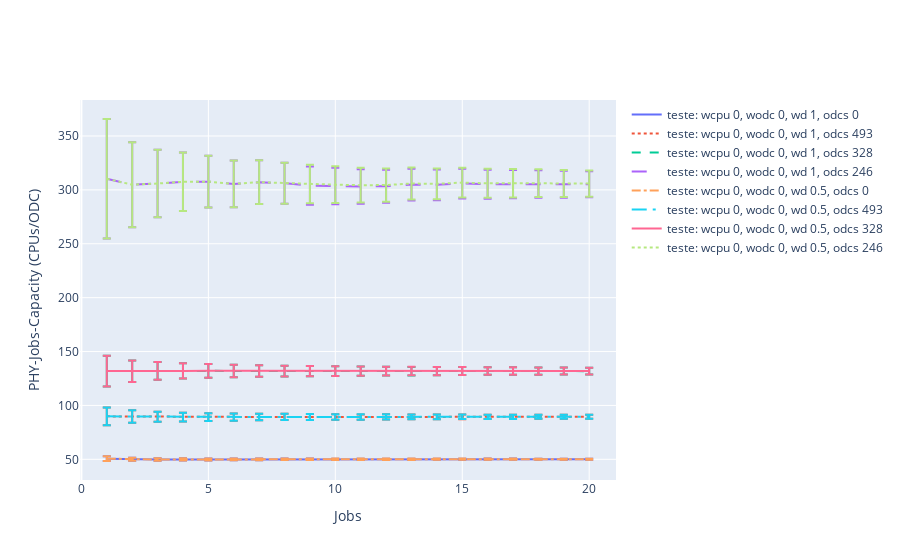
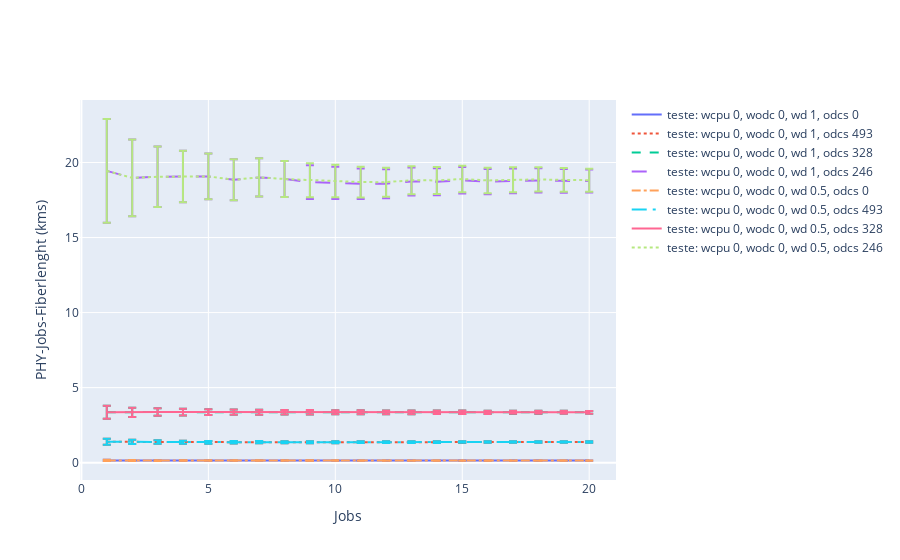

The notebook cell these images were saved under, in order:
### Code cell
#Windows:
#%cd $opath\ScriptsPlot
#%run ConvergencePlot -f "NrMmtc_SimPerScriptCampaign_UlTdd_Prbs96_ueNumScenario84.yaml" -p $opath\results_cluster_NrMmtc_SimPerScriptCampaign_UlTdd_Prbs96_ueNumScenario84_Lambda

#Linux:
%run ConvergencePlot -j "20" -f "Placement_SaoPaulo_Case_1_2_cluster.yaml" -p '/home/oai-ufrn/Repositories/open_ran_datacenter_placement/Results/results_Placement_SaoPaulo_Case_1_2_cluster_odcs/'

### Figure 1 — Plotly figure (JSON) as saved in the notebook; plotly's stock layout.template omitted (floating-point values rounded to 4 significant figures)
{"data": [{"error_y": {"array": [2.185, 1.469, 1.174, 1.024, 0.9134, 0.8411, 0.7902, 0.7413, 0.6913, 0.6635, 0.6317, 0.6092, 0.5848, 0.5687, 0.5506, 0.5327, 0.5196, 0.5034, 0.4888, 0.4751], "type": "data", "visible": true}, "line": {"dash": "solid"}, "marker": {"symbol": [0, 1]}, "name": "teste: wcpu 0, wodc 0, wd 1, odcs 0", "type": "scatter", "x": [1, 2, 3, 4, 5, 6, 7, 8, 9, 10, 11, 12, 13, 14, 15, 16, 17, 18, 19, 20], "y": [50.63, 50.04, 49.79, 49.91, 49.88, 49.97, 50.01, 50.03, 49.97, 49.98, 49.98, 50.02, 50.02, 50.06, 50.09, 50.13, 50.16, 50.1, 50.08, 50.09]}, {"error_y": {"array": [8.186, 5.778, 4.722, 4.07, 3.632, 3.337, 3.086, 2.889, 2.721, 2.579, 2.463, 2.362, 2.267, 2.184, 2.11, 2.044, 1.985, 1.93, 1.881, 1.832], "type": "data", "visible": true}, "line": {"dash": "dot"}, "marker": {"symbol": [0, 2]}, "name": "teste: wcpu 0, wodc 0, wd 1, odcs 493", "type": "scatter", "x": [1, 2, 3, 4, 5, 6, 7, 8, 9, 10, 11, 12, 13, 14, 15, 16, 17, 18, 19, 20], "y": [89.86, 89.68, 89.49, 89.17, 89.12, 89.21, 89.28, 89.28, 89.22, 89.21, 89.24, 89.35, 89.35, 89.36, 89.39, 89.4, 89.42, 89.49, 89.51, 89.5]}, {"error_y": {"array": [14.28, 10.05, 8.23, 7.116, 6.361, 5.803, 5.368, 5.019, 4.73, 4.486, 4.276, 4.093, 3.932, 3.79, 3.665, 3.548, 3.442, 3.344, 3.254, 3.171], "type": "data", "visible": true}, "line": {"dash": "dash"}, "marker": {"symbol": [0, 3]}, "name": "teste: wcpu 0, wodc 0, wd 1, odcs 328", "type": "scatter", "x": [1, 2, 3, 4, 5, 6, 7, 8, 9, 10, 11, 12, 13, 14, 15, 16, 17, 18, 19, 20], "y": [131.9, 131.7, 132.0, 132.0, 132.1, 132.0, 132.0, 131.9, 131.9, 131.9, 131.9, 131.8, 131.8, 131.9, 131.9, 131.9, 131.9, 131.9, 131.8, 131.8]}, {"error_y": {"array": [55.46, 39.45, 31.36, 27.08, 24.12, 21.75, 20.23, 18.99, 17.78, 16.88, 16.03, 15.28, 14.75, 14.2, 13.81, 13.4, 13.1, 12.76, 12.44, 12.13], "type": "data", "visible": true}, "line": {"dash": "longdash"}, "marker": {"symbol": [0, 4]}, "name": "teste: wcpu 0, wodc 0, wd 1, odcs 246", "type": "scatter", "x": [1, 2, 3, 4, 5, 6, 7, 8, 9, 10, 11, 12, 13, 14, 15, 16, 17, 18, 19, 20], "y": [310.3, 304.8, 305.9, 307.6, 307.7, 305.6, 307.2, 306.2, 304.0, 303.5, 303.2, 303.4, 304.9, 304.7, 305.9, 305.2, 305.4, 305.6, 305.2, 305.3]}, {"error_y": {"array": [2.185, 1.469, 1.174, 1.024, 0.9134, 0.8411, 0.7902, 0.7413, 0.707, 0.6768, 0.6432, 0.6193, 0.5938, 0.5766, 0.5578, 0.5392, 0.5256, 0.5089, 0.4939, 0.4797], "type": "data", "visible": true}, "line": {"dash": "dashdot"}, "marker": {"symbol": [0, 5]}, "name": "teste: wcpu 0, wodc 0, wd 0.5, odcs 0", "type": "scatter", "x": [1, 2, 3, 4, 5, 6, 7, 8, 9, 10, 11, 12, 13, 14, 15, 16, 17, 18, 19, 20], "y": [50.63, 50.04, 49.79, 49.91, 49.88, 49.97, 50.01, 50.03, 50.03, 50.03, 50.03, 50.07, 50.07, 50.11, 50.13, 50.16, 50.19, 50.13, 50.11, 50.12]}, {"error_y": {"array": [8.186, 5.778, 4.722, 4.07, 3.632, 3.337, 3.086, 2.889, 2.721, 2.58, 2.463, 2.362, 2.268, 2.184, 2.11, 2.044, 1.985, 1.931, 1.881, 1.832], "type": "data", "visible": true}, "line": {"dash": "longdashdot"}, "marker": {"symbol": [0, 1]}, "name": "teste: wcpu 0, wodc 0, wd 0.5, odcs 493", "type": "scatter", "x": [1, 2, 3, 4, 5, 6, 7, 8, 9, 10, 11, 12, 13, 14, 15, 16, 17, 18, 19, 20], "y": [89.86, 89.68, 89.49, 89.17, 89.12, 89.21, 89.28, 89.28, 89.26, 89.25, 89.27, 89.38, 89.38, 89.38, 89.42, 89.42, 89.45, 89.51, 89.53, 89.52]}, {"error_y": {"array": [14.28, 10.05, 8.23, 7.116, 6.361, 5.803, 5.368, 5.019, 4.73, 4.487, 4.277, 4.094, 3.932, 3.79, 3.665, 3.549, 3.442, 3.344, 3.255, 3.172], "type": "data", "visible": true}, "line": {"dash": "solid"}, "marker": {"symbol": [0, 2]}, "name": "teste: wcpu 0, wodc 0, wd 0.5, odcs 328", "type": "scatter", "x": [1, 2, 3, 4, 5, 6, 7, 8, 9, 10, 11, 12, 13, 14, 15, 16, 17, 18, 19, 20], "y": [131.9, 131.7, 132.0, 132.0, 132.1, 132.0, 132.0, 131.9, 131.9, 131.9, 131.9, 131.9, 131.8, 131.9, 131.9, 131.9, 131.9, 131.9, 131.9, 131.8]}, {"error_y": {"array": [55.46, 39.45, 31.36, 27.08, 24.12, 21.75, 20.23, 18.99, 17.91, 16.99, 16.13, 15.37, 14.82, 14.26, 13.87, 13.45, 13.15, 12.81, 12.48, 12.17], "type": "data", "visible": true}, "line": {"dash": "dot"}, "marker": {"symbol": [0, 3]}, "name": "teste: wcpu 0, wodc 0, wd 0.5, odcs 246", "type": "scatter", "x": [1, 2, 3, 4, 5, 6, 7, 8, 9, 10, 11, 12, 13, 14, 15, 16, 17, 18, 19, 20], "y": [310.3, 304.8, 305.9, 307.6, 307.7, 305.6, 307.2, 306.2, 305.4, 304.8, 304.3, 304.5, 305.9, 305.6, 306.8, 306.1, 306.2, 306.3, 305.9, 305.9]}], "layout": {"autosize": true, "legend": {"traceorder": "normal"}, "xaxis": {"autorange": true, "range": [-0.05556, 21.06], "title": {"text": "Jobs"}, "type": "linear"}, "yaxis": {"autorange": true, "domain": [0, 1], "range": [30.81, 383.4], "title": {"text": "PHY-Jobs-Capacity (CPUs/ODC)"}, "type": "linear"}}}

### Figure 2 — Plotly figure (JSON) as saved in the notebook; plotly's stock layout.template omitted (floating-point values rounded to 4 significant figures)
{"data": [{"error_y": {"array": [0.04069, 0.02841, 0.02222, 0.01918, 0.01735, 0.01601, 0.01485, 0.0139, 0.01307, 0.01234, 0.01174, 0.01127, 0.01082, 0.01045, 0.01013, 0.009775, 0.009497, 0.009153, 0.00891, 0.008681], "type": "data", "visible": true}, "line": {"dash": "solid"}, "marker": {"symbol": [0, 1]}, "name": "teste: wcpu 0, wodc 0, wd 1, odcs 0", "type": "scatter", "x": [1, 2, 3, 4, 5, 6, 7, 8, 9, 10, 11, 12, 13, 14, 15, 16, 17, 18, 19, 20], "y": [0.1537, 0.1468, 0.1401, 0.1406, 0.1401, 0.142, 0.1429, 0.1433, 0.1425, 0.1421, 0.1417, 0.142, 0.1414, 0.1424, 0.1431, 0.1429, 0.1435, 0.142, 0.1418, 0.1417]}, {"error_y": {"array": [0.1996, 0.1413, 0.1149, 0.09874, 0.08811, 0.0809, 0.0748, 0.06996, 0.06594, 0.06262, 0.05979, 0.05743, 0.05516, 0.0532, 0.05142, 0.04975, 0.04838, 0.04703, 0.04591, 0.04471], "type": "data", "visible": true}, "line": {"dash": "dot"}, "marker": {"symbol": [0, 2]}, "name": "teste: wcpu 0, wodc 0, wd 1, odcs 493", "type": "scatter", "x": [1, 2, 3, 4, 5, 6, 7, 8, 9, 10, 11, 12, 13, 14, 15, 16, 17, 18, 19, 20], "y": [1.393, 1.382, 1.373, 1.359, 1.357, 1.362, 1.364, 1.365, 1.362, 1.363, 1.364, 1.369, 1.369, 1.37, 1.371, 1.371, 1.373, 1.375, 1.376, 1.376]}, {"error_y": {"array": [0.4397, 0.308, 0.2538, 0.2189, 0.1956, 0.1782, 0.1647, 0.1539, 0.1449, 0.1375, 0.131, 0.1253, 0.1204, 0.116, 0.1123, 0.1087, 0.1054, 0.1024, 0.09966, 0.0971], "type": "data", "visible": true}, "line": {"dash": "dash"}, "marker": {"symbol": [0, 3]}, "name": "teste: wcpu 0, wodc 0, wd 1, odcs 328", "type": "scatter", "x": [1, 2, 3, 4, 5, 6, 7, 8, 9, 10, 11, 12, 13, 14, 15, 16, 17, 18, 19, 20], "y": [3.361, 3.347, 3.375, 3.369, 3.371, 3.367, 3.362, 3.359, 3.356, 3.357, 3.357, 3.355, 3.353, 3.356, 3.358, 3.357, 3.356, 3.355, 3.354, 3.353]}, {"error_y": {"array": [3.458, 2.559, 2.011, 1.711, 1.525, 1.361, 1.266, 1.195, 1.123, 1.07, 1.015, 0.9634, 0.9303, 0.8953, 0.875, 0.8443, 0.8267, 0.8038, 0.7849, 0.7677], "type": "data", "visible": true}, "line": {"dash": "longdash"}, "marker": {"symbol": [0, 4]}, "name": "teste: wcpu 0, wodc 0, wd 1, odcs 246", "type": "scatter", "x": [1, 2, 3, 4, 5, 6, 7, 8, 9, 10, 11, 12, 13, 14, 15, 16, 17, 18, 19, 20], "y": [19.44, 18.98, 19.05, 19.07, 19.07, 18.85, 19.01, 18.9, 18.69, 18.64, 18.59, 18.59, 18.73, 18.72, 18.82, 18.73, 18.78, 18.81, 18.78, 18.76]}, {"error_y": {"array": [0.04069, 0.02841, 0.02222, 0.01918, 0.01735, 0.01601, 0.01485, 0.0139, 0.01302, 0.0123, 0.0117, 0.01124, 0.0108, 0.01043, 0.01011, 0.009756, 0.00948, 0.009137, 0.008895, 0.008667], "type": "data", "visible": true}, "line": {"dash": "dashdot"}, "marker": {"symbol": [0, 5]}, "name": "teste: wcpu 0, wodc 0, wd 0.5, odcs 0", "type": "scatter", "x": [1, 2, 3, 4, 5, 6, 7, 8, 9, 10, 11, 12, 13, 14, 15, 16, 17, 18, 19, 20], "y": [0.1537, 0.1468, 0.1401, 0.1406, 0.1401, 0.142, 0.1429, 0.1433, 0.1428, 0.1425, 0.142, 0.1423, 0.1417, 0.1426, 0.1433, 0.1431, 0.1437, 0.1422, 0.142, 0.1419]}, {"error_y": {"array": [0.1996, 0.1413, 0.1149, 0.09874, 0.08811, 0.0809, 0.0748, 0.06996, 0.06603, 0.06269, 0.05986, 0.05748, 0.05521, 0.05325, 0.05146, 0.04979, 0.04841, 0.04707, 0.04594, 0.04473], "type": "data", "visible": true}, "line": {"dash": "longdashdot"}, "marker": {"symbol": [0, 1]}, "name": "teste: wcpu 0, wodc 0, wd 0.5, odcs 493", "type": "scatter", "x": [1, 2, 3, 4, 5, 6, 7, 8, 9, 10, 11, 12, 13, 14, 15, 16, 17, 18, 19, 20], "y": [1.393, 1.382, 1.373, 1.359, 1.357, 1.362, 1.364, 1.365, 1.365, 1.365, 1.366, 1.371, 1.371, 1.372, 1.373, 1.373, 1.374, 1.377, 1.378, 1.377]}, {"error_y": {"array": [0.4397, 0.308, 0.2538, 0.2189, 0.1956, 0.1782, 0.1647, 0.1539, 0.145, 0.1376, 0.1311, 0.1254, 0.1204, 0.1161, 0.1123, 0.1088, 0.1055, 0.1025, 0.09969, 0.09713], "type": "data", "visible": true}, "line": {"dash": "solid"}, "marker": {"symbol": [0, 2]}, "name": "teste: wcpu 0, wodc 0, wd 0.5, odcs 328", "type": "scatter", "x": [1, 2, 3, 4, 5, 6, 7, 8, 9, 10, 11, 12, 13, 14, 15, 16, 17, 18, 19, 20], "y": [3.361, 3.347, 3.375, 3.369, 3.371, 3.367, 3.362, 3.359, 3.36, 3.36, 3.36, 3.358, 3.356, 3.358, 3.36, 3.36, 3.358, 3.357, 3.355, 3.354]}, {"error_y": {"array": [3.458, 2.559, 2.011, 1.711, 1.525, 1.361, 1.266, 1.195, 1.132, 1.078, 1.021, 0.969, 0.9353, 0.8997, 0.879, 0.8479, 0.83, 0.8068, 0.7877, 0.7703], "type": "data", "visible": true}, "line": {"dash": "dot"}, "marker": {"symbol": [0, 3]}, "name": "teste: wcpu 0, wodc 0, wd 0.5, odcs 246", "type": "scatter", "x": [1, 2, 3, 4, 5, 6, 7, 8, 9, 10, 11, 12, 13, 14, 15, 16, 17, 18, 19, 20], "y": [19.44, 18.98, 19.05, 19.07, 19.07, 18.85, 19.01, 18.9, 18.82, 18.76, 18.7, 18.69, 18.82, 18.8, 18.9, 18.8, 18.85, 18.87, 18.84, 18.82]}], "layout": {"autosize": true, "legend": {"traceorder": "normal"}, "xaxis": {"autorange": true, "range": [-0.05556, 21.06], "title": {"text": "Jobs"}, "type": "linear"}, "yaxis": {"autorange": true, "domain": [0, 1], "range": [-1.153, 24.16], "title": {"text": "PHY-Jobs-Fiberlenght (kms)"}, "type": "linear"}}}
